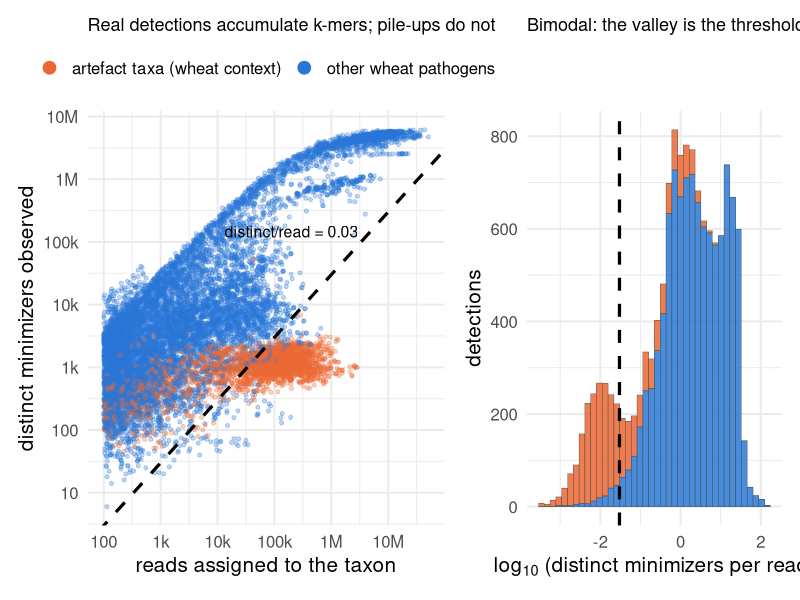

Generate this figure with R:
# complexity.R — the transform that separates real detections from pile-ups.
#
# Left : reads vs distinct minimizers, log-log. A real detection accumulates k-mers as
#        reads grow, so it rides a diagonal; a pile-up saturates, so it lies on a flat
#        floor. The diagonal guide is distinct/read = 0.03 (the histogram valley on the
#        right). This is library complexity, and it needs no genome-size denominator.
# Right: the distribution of log10(distinct/read). It is bimodal, and the valley near
#        -1.5 is an objective threshold rather than a chosen one.
#
# Points coloured by whether the taxon is a known wheat-context artefact, to show the
# separation is real, not assumed.
#
# Input : kraken/assign/figures/complexity.tsv   Output: complexity.png

library(ggplot2)
library(patchwork)

d <- read.delim("kraken/assign/figures/complexity.tsv", sep = "\t", check.names = FALSE)
d$logratio <- log10(d$ratio)
THRESH <- 0.03                      # ~ histogram valley, distinct per read
PAL <- c("other wheat pathogens" = "#2a78d6",
         "artefact taxa (wheat context)" = "#eb6834")

a <- ggplot(d, aes(reads, distinct, colour = kind)) +
  geom_point(size = 1.1, alpha = 0.3) +
  geom_abline(slope = 1, intercept = log10(THRESH), linetype = "dashed",
              linewidth = 1.1, colour = "black") +
  annotate("text", x = 3e6, y = 3e6 * THRESH, label = "distinct/read = 0.03",
           hjust = 1, vjust = -0.6, size = 4) +
  scale_x_log10(breaks = 10^(2:7), labels = c("100","1k","10k","100k","1M","10M")) +
  scale_y_log10(breaks = 10^(0:7),
                labels = c("1","10","100","1k","10k","100k","1M","10M")) +
  scale_colour_manual(values = PAL, name = NULL) +
  guides(colour = guide_legend(override.aes = list(size = 4, alpha = 1))) +
  labs(x = "reads assigned to the taxon", y = "distinct minimizers observed",
       title = "Real detections accumulate k-mers; pile-ups do not") +
  theme_minimal(base_size = 15) +
  theme(panel.background = element_rect(fill = "white", colour = NA),
        plot.background = element_rect(fill = "white", colour = NA),
        legend.position = "top", plot.title = element_text(size = 13))

b <- ggplot(d, aes(logratio, fill = kind)) +
  geom_histogram(bins = 40, colour = "grey30", linewidth = 0.15, alpha = 0.85,
                 position = "stack") +
  geom_vline(xintercept = log10(THRESH), linetype = "dashed", linewidth = 1.1) +
  scale_fill_manual(values = PAL, name = NULL, guide = "none") +
  labs(x = expression(log[10]*" (distinct minimizers per read)"), y = "detections",
       title = "Bimodal: the valley is the threshold") +
  theme_minimal(base_size = 15) +
  theme(panel.background = element_rect(fill = "white", colour = NA),
        plot.background = element_rect(fill = "white", colour = NA),
        plot.title = element_text(size = 13))

p <- a + b + plot_layout(widths = c(1.4, 1))
ggsave("kraken/assign/figures/complexity.png", p, width = 15, height = 6.5,
       dpi = 300, bg = "white", device = ragg::agg_png)
cat("wrote kraken/assign/figures/complexity.png\n")
